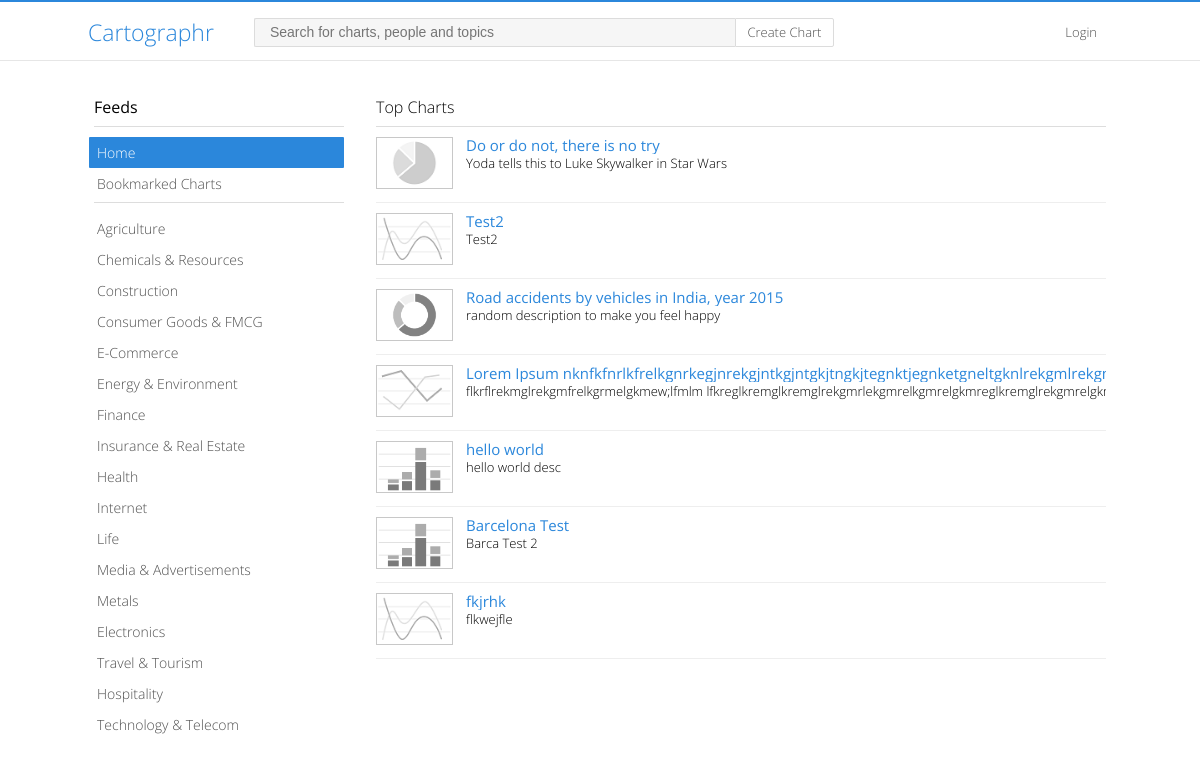
The page / on the database its author committed.
### tables this page shows
CREATE TABLE CHARTS(chart_id VARCHAR(11) PRIMARY KEY, chart_title VARCHAR(100), chart_description VARCHAR(300), chart_type VARCHAR(20),created_by INT(25),chart_title_trunc VARCHAR(100));

### server.py (the view)
@app.route('/')
def index():
    cursor = sqlite3.connect("data/database/charts.db").cursor()
    query = cursor.execute("SELECT * FROM CHARTS LIMIT 20")
    data = [ dict(zip([d[0] for d in query.description], r)) for r in query.fetchall() ]
    cursor.close()
    cursor.connection.close()
    if 'google_token' in session:
        return render_template("index.html", charts=data,logged_in=True, user=google.get('userinfo').data)
        print google.get('userinfo').data
    else:
        return render_template("index.html", charts=data,logged_in=False)

### templates/index.html (shortened to what this page needs)
{% include 'header.html' %}
		<div class="container">
		<div class="layout_left">
			<span>Feeds</span>
			<hr style="border:0;height:1px;background:#DDD;">
			<div style="margin-top:10px;">
			<ul>
				<a href="/"><li>Home</li></a>
				{% if logged_in %}
				<a href="/bookmarked-charts"><li>Bookmarked Charts</li></a>
				{% else %}
				<a href="#" id="bookmark_login"><li>Bookmarked Charts</li></a>
				{% endif %}
			</ul>
			<hr style="border:0;height:1px;background:#DDD;margin-top:3px;">
			<ul style="margin-top:10px;">
				<a href="/topic/agriculture"><li>Agriculture</li></a>
				<a href="/topic/chemicals-resources"><li>Chemicals & Resources</li></a>
				<a href="/topic/construction"><li>Construction</li></a>
				<a href="/topic/consumer-goods-fmcg"><li>Consumer Goods & FMCG</li></a>
				<a href="/topic/ecommerce"><li>E-Commerce</li></a>
				<a href="/topic/energy-environment"><li>Energy & Environment</li></a>
				<a href="/topic/finance"><li>Finance</li></a>
				<a href="/topic/insurance-real-estate"><li>Insurance & Real Estate</li></a>
				<a href="/topic/health"><li>Health</li></a>
				<a href="/topic/internet"><li>Internet</li></a>
				<a href="/topic/life"><li>Life</li></a>
				<a href="/topic/media-advertisements"><li>Media & Advertisements</li></a>
				<a href="/topic/metals"><li>Metals</li></a>
				<a href="/topic/electronics"><li>Electronics</li></a>
				<a href="/topic/travel-tourism"><li>Travel & Tourism</li></a>
				<a href="/topic/hospitality"><li>Hospitality</li></a>
				<a href="/topic/technology-Telecom"><li>Technology & Telecom</li></a>
			</ul>
		</div></div>
		<div style="width:730px; height:500px; float:left; padding:6px;margin-left:20px;">
			<span style="font-weight: 300;">Top Charts</span>
			<hr style="border:0;height:1px;background:#DDD;margin-bottom:0px;">
			<ul class="disp">
				{% for chart in charts %}
            		<li>
						<a href="/{{chart.chart_title_trunc}}" style='color:rgba(80,80,80,1);'>
            			<div class='liImg' style="background-image:url('/static/img/essential/{{chart.chart_type}}.png');">
            			</div></a>
            			<a href="/{{chart.chart_title_trunc}}" style='color:rgba(80,80,80,1);'><div class='liTitle'>{{chart.chart_title}}</div></a>
            			<div class='liDesc'>{{chart.chart_description}}</div>
            		</li>
		        {% endfor %}
			</ul>
		</div>
		</div>
	</body>
</html>

### templates/header.html (shortened to what this page needs)
<!DOCTYPE HTML>
<html>
	<head>
		<link rel="stylesheet" href="/static/css/_jN4WEXYLggl.css" />
	</head>
	<body>
		<div class="bar" id="topbar">
			<div id="insidebar">
				<ul class="leftsided">
					<li><a href="/" style="color:#2b87db;">Cartographr</a></li>
					<li style="margin-left:40px;">
						<form id="searchbox" action="">
   							<input id="search" type="text" ng-model="name" placeholder="Search for charts, people and topics">
						</form>
					</li>
					<li>
						<a href="/chart" class="button" id="crt_chart">Create Chart</a>
					</li>
				</ul>
				<ul class="rightsided">
					{% if logged_in %}
					<a id="signer" href="#">
						<li id="login" style="height:58px;">
							<img id='avatar' src="{{user.picture}}" height='24' style='vertical-align:middle;border-radius:12px;margin-right:8px;'>{{user.given_name}}
						</li>
					</a>
					{% else %}
					<a id="loginer" href="#"><li id="login" style="height:58px;">Login</li></a>
					{% endif %}
				</ul>
			</div>
		</div>

### static/css/_jN4WEXYLggl.css (style rules this page uses)
html, body, div, applet, object, iframe, h1, h2, h4, h5, h6, p, blockquote, pre, a, abbr, acronym, address, big, cite, code, del, dfn, em, img, ins, kbd, q, s, samp, small, strike, strong, sub, sup, tt, var, b, u, i, center, dl, dt, dd, ol, ul, li, fieldset, form, label, legend, table, caption, tbody, tfoot, thead, article, aside, canvas, details, embed, figure, figcaption, footer, header, hgroup, menu, nav, output, ruby, section, summary, time, mark, audio, video { margin: 0;padding: 0;border: 0;font-size: 100%;font: inherit;vertical-align: baseline; }
html { overflow-y: scroll; }
body { background: rgba(255,255,255,1);font-family: 'Open Sans', sans-serif; }
ul { list-style-type: none; }
a { text-decoration: none; }
.bar { width:100%;margin: 0 auto; }
#topbar { position: fixed;top:0;z-index:20;height:60px;background: rgba(255,255,255,1);border-bottom: solid 1px rgba(230,230,230,1); }
#insidebar { width:1024px;margin: 0 auto;height:60px;line-height:60px; }
#insidebar ul.leftsided { float:left; }
#insidebar ul.leftsided > li:first-child { padding-left:0px;color:rgba(0,128,0,1);font-size:23px; }
#insidebar ul li { font-weight:300;float: left;color:rgba(10,10,10,1);color: rgba(80,80,80,1);font-size: 13px; }
#insidebar ul li a { color:rgba(80,80,80,1); }
#searchbox input[type="text"] { background: rgba(170,170,170,0.1);border: solid 1px rgba(220,220,220,1);color: #777;width:450px;height:15px;font-size:14px;padding:6px 15px 6px 15px;border-right: 0px;border-radius: 2px 0px 0px 2px;-webkit-transition: all 0.15s;transition: all 0.15s; }
#insidebar ul.rightsided { float:right;padding-left:0px;z-index:20; }
#insidebar ul.rightsided li { padding-left:15px;padding-right:15px;cursor:pointer; }
#crt_chart { display: inline-block;width:85px;height:15px;margin:0px;padding:6px;border:solid 1px rgba(220,220,220,1);background: rgba(255,255,255,1);border-radius: 0px 2px 2px 0px;color: rgb(60,60,60);font-size:13px;line-height:15px;-webkit-transition: all 0.15s;transition: all 0.15s;font-weight:300;text-align: center; }
.container { width:1024px; height:100%; margin: 0 auto; margin-top:90px; text-align: left; z-index:10; }
.layout_left { width:250px; float:left; padding:6px; }
.layout_left ul a li { color:rgba(80,80,80,1); padding-left:5px; padding:8px; margin-left:-5px; font-weight:300; border-radius:1px; font-size:14px; height:15px; cursor:pointer; -webkit-transition: color 0.15s; transition: color 0.15s; line-height:15px; }
.layout_left ul li { background:"rgb(255,255,255)";color:"rgb(80,80,80);" }
.container ul.disp li { margin-right:10px; width: 730px; min-height: 55px; padding-top:10px; padding-bottom:10px; border-bottom:solid 1px #EEE; display:inline-block; }
.container ul.disp li .liImg { float: left; width: 75px; height: 50px; border:solid 1px rgb(200,200,200); background-size: 75px 50px; -webkit-filter: grayscale(100%); filter: grayscale(100%); -webkit-transition: -webkit-filter 0.15s; transition: filter 0.15s; }
.container ul.disp li .liTitle { height:17px; line-height:17px; color: #2B87DB; font-size:15px; margin-left: 90px; white-space: nowrap; overflow: hidden; -webkit-transition: color 0.15s; transition: color 0.15s; }
.container ul.disp li .liDesc { height:33px; line-height:18px; font-size: 13px; font-weight: 300; margin-left: 90px; white-space: nowrap; overflow: hidden; -webkit-transition: color 0.15s; transition: color 0.15s; }

### rows shown on the page
CHARTS: shows a picture, chart_title "Do or do not, there is no try", chart_description "Yoda tells this to Luke Skywalker in Star Wars"
CHARTS: chart_type (picture), chart_title "Test2", chart_description "Test2"
CHARTS: chart_type (picture), chart_title "Road accidents by vehicles in India, year 2015", chart_description "random description to make you feel happy"
CHARTS: chart_type (picture), chart_title "Lorem Ipsum…", chart_description "flkrflrekmglrekgmfrelkgrmelgkmew;lfmlm…"
CHARTS: chart_type (picture), chart_title "hello world", chart_description "hello world desc"
CHARTS: chart_type (picture), chart_title "Barcelona Test", chart_description "Barca Test 2"
CHARTS: chart_type (picture), chart_title "fkjrhk", chart_description "flkwejfle"
